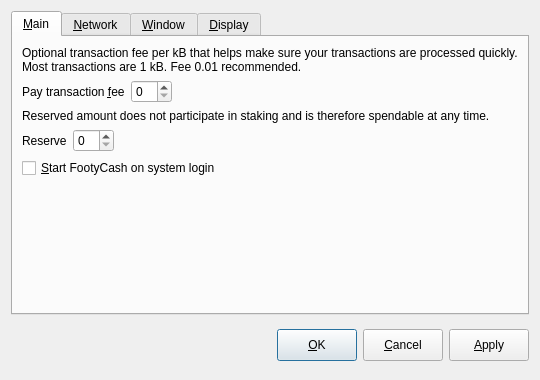
<?xml version="1.0" encoding="UTF-8"?>
<ui version="4.0">
 <class>OptionsDialog</class>
 <widget class="QDialog" name="OptionsDialog">
  <property name="geometry">
   <rect>
    <x>0</x>
    <y>0</y>
    <width>540</width>
    <height>380</height>
   </rect>
  </property>
  <property name="windowTitle">
   <string>Options</string>
  </property>
  <property name="modal">
   <bool>true</bool>
  </property>
  <layout class="QVBoxLayout" name="verticalLayout">
   <item>
    <widget class="QTabWidget" name="tabWidget">
     <property name="tabPosition">
      <enum>QTabWidget::North</enum>
     </property>
     <property name="currentIndex">
      <number>0</number>
     </property>
     <widget class="QWidget" name="tabMain">
      <attribute name="title">
       <string>&amp;Main</string>
      </attribute>
      <layout class="QVBoxLayout" name="verticalLayout_Main">
       <item>
        <widget class="QLabel" name="transactionFeeInfoLabel">
         <property name="text">
          <string>Optional transaction fee per kB that helps make sure your transactions are processed quickly. Most transactions are 1 kB. Fee 0.01 recommended.</string>
         </property>
         <property name="textFormat">
          <enum>Qt::PlainText</enum>
         </property>
         <property name="wordWrap">
          <bool>true</bool>
         </property>
        </widget>
       </item>
       <item>
        <layout class="QHBoxLayout" name="horizontalLayoutFee">
         <item>
          <widget class="QLabel" name="transactionFeeLabel">
           <property name="text">
            <string>Pay transaction &amp;fee</string>
           </property>
           <property name="textFormat">
            <enum>Qt::PlainText</enum>
           </property>
           <property name="buddy">
            <cstring>transactionFee</cstring>
           </property>
          </widget>
         </item>
         <item>
          <widget class="BitcoinAmountField" name="transactionFee"/>
         </item>
         <item>
          <spacer name="horizontalSpacerFee">
           <property name="orientation">
            <enum>Qt::Horizontal</enum>
           </property>
           <property name="sizeHint" stdset="0">
            <size>
             <width>40</width>
             <height>20</height>
            </size>
           </property>
          </spacer>
         </item>
        </layout>
       </item>
       <item>
        <widget class="QLabel" name="reserveBalanceInfoLabel">
         <property name="text">
          <string>Reserved amount does not participate in staking and is therefore spendable at any time.</string>
         </property>
         <property name="textFormat">
          <enum>Qt::PlainText</enum>
         </property>
         <property name="wordWrap">
          <bool>true</bool>
         </property>
        </widget>
       </item>
       <item>
        <layout class="QHBoxLayout" name="horizontalLayoutReserveBalance">
         <item>
          <widget class="QLabel" name="reserveBalanceLabel">
           <property name="text">
            <string>Reserve</string>
           </property>
           <property name="textFormat">
            <enum>Qt::PlainText</enum>
           </property>
           <property name="buddy">
            <cstring>reserveBalance</cstring>
           </property>
          </widget>
         </item>
         <item>
          <widget class="BitcoinAmountField" name="reserveBalance"/>
         </item>
         <item>
          <spacer name="horizontalSpacerReserveBalance">
           <property name="orientation">
            <enum>Qt::Horizontal</enum>
           </property>
           <property name="sizeHint" stdset="0">
            <size>
             <width>40</width>
             <height>20</height>
            </size>
           </property>
          </spacer>
         </item>
        </layout>
       </item>
       <item>
        <widget class="QCheckBox" name="bitcoinAtStartup">
         <property name="toolTip">
          <string>Automatically start FootyCash after logging in to the system.</string>
         </property>
         <property name="text">
          <string>&amp;Start FootyCash on system login</string>
         </property>
        </widget>
       </item>
       <item>
        <spacer name="verticalSpacer_Main">
         <property name="orientation">
          <enum>Qt::Vertical</enum>
         </property>
         <property name="sizeHint" stdset="0">
          <size>
           <width>20</width>
           <height>40</height>
          </size>
         </property>
        </spacer>
       </item>
      </layout>
     </widget>
     <widget class="QWidget" name="tabNetwork">
      <attribute name="title">
       <string>&amp;Network</string>
      </attribute>
      <layout class="QVBoxLayout" name="verticalLayout_Network">
       <item>
        <widget class="QCheckBox" name="mapPortUpnp">
         <property name="toolTip">
          <string>Automatically open the FootyCash client port on the router. This only works when your router supports UPnP and it is enabled.</string>
         </property>
         <property name="text">
          <string>Map port using &amp;UPnP</string>
         </property>
        </widget>
       </item>
       <item>
        <widget class="QCheckBox" name="connectSocks">
         <property name="toolTip">
          <string>Connect to the FootyCash network through a SOCKS5 proxy (e.g. when connecting through Tor).</string>
         </property>
         <property name="text">
          <string>&amp;Connect through SOCKS5 proxy:</string>
         </property>
        </widget>
       </item>
       <item>
        <layout class="QHBoxLayout" name="horizontalLayout_Network">
         <item>
          <widget class="QLabel" name="proxyIpLabel">
           <property name="text">
            <string>Proxy &amp;IP:</string>
           </property>
           <property name="textFormat">
            <enum>Qt::PlainText</enum>
           </property>
           <property name="buddy">
            <cstring>proxyIp</cstring>
           </property>
          </widget>
         </item>
         <item>
          <widget class="QValidatedLineEdit" name="proxyIp">
           <property name="maximumSize">
            <size>
             <width>140</width>
             <height>16777215</height>
            </size>
           </property>
           <property name="toolTip">
            <string>IP address of the proxy (e.g. 127.0.0.1)</string>
           </property>
          </widget>
         </item>
         <item>
          <widget class="QLabel" name="proxyPortLabel">
           <property name="text">
            <string>&amp;Port:</string>
           </property>
           <property name="textFormat">
            <enum>Qt::PlainText</enum>
           </property>
           <property name="buddy">
            <cstring>proxyPort</cstring>
           </property>
          </widget>
         </item>
         <item>
          <widget class="QLineEdit" name="proxyPort">
           <property name="maximumSize">
            <size>
             <width>55</width>
             <height>16777215</height>
            </size>
           </property>
           <property name="toolTip">
            <string>Port of the proxy (e.g. 9050)</string>
           </property>
          </widget>
         </item>
         <item>
          <spacer name="horizontalSpacer_Network">
           <property name="orientation">
            <enum>Qt::Horizontal</enum>
           </property>
           <property name="sizeHint" stdset="0">
            <size>
             <width>40</width>
             <height>20</height>
            </size>
           </property>
          </spacer>
         </item>
        </layout>
       </item>
       <item>
        <spacer name="verticalSpacer_Network">
         <property name="orientation">
          <enum>Qt::Vertical</enum>
         </property>
         <property name="sizeHint" stdset="0">
          <size>
           <width>20</width>
           <height>40</height>
          </size>
         </property>
        </spacer>
       </item>
      </layout>
     </widget>
     <widget class="QWidget" name="tabWindow">
      <attribute name="title">
       <string>&amp;Window</string>
      </attribute>
      <layout class="QVBoxLayout" name="verticalLayout_Window">
       <item>
        <widget class="QCheckBox" name="minimizeToTray">
         <property name="toolTip">
          <string>Show only a tray icon after minimizing the window.</string>
         </property>
         <property name="text">
          <string>&amp;Minimize to the tray instead of the taskbar</string>
         </property>
        </widget>
       </item>
       <item>
        <widget class="QCheckBox" name="minimizeOnClose">
         <property name="toolTip">
          <string>Minimize instead of exit the application when the window is closed. When this option is enabled, the application will be closed only after selecting Quit in the menu.</string>
         </property>
         <property name="text">
          <string>M&amp;inimize on close</string>
         </property>
        </widget>
       </item>
       <item>
        <spacer name="verticalSpacer_Window">
         <property name="orientation">
          <enum>Qt::Vertical</enum>
         </property>
         <property name="sizeHint" stdset="0">
          <size>
           <width>20</width>
           <height>40</height>
          </size>
         </property>
        </spacer>
       </item>
      </layout>
     </widget>
     <widget class="QWidget" name="tabDisplay">
      <attribute name="title">
       <string>&amp;Display</string>
      </attribute>
      <layout class="QVBoxLayout" name="verticalLayout_Display">
       <item>
        <layout class="QHBoxLayout" name="horizontalLayout_1_Display">
         <item>
          <widget class="QLabel" name="langLabel">
           <property name="text">
            <string>User Interface &amp;language:</string>
           </property>
           <property name="textFormat">
            <enum>Qt::PlainText</enum>
           </property>
           <property name="buddy">
            <cstring>lang</cstring>
           </property>
          </widget>
         </item>
         <item>
          <widget class="QValueComboBox" name="lang">
           <property name="toolTip">
            <string>The user interface language can be set here. This setting will take effect after restarting FootyCash.</string>
           </property>
          </widget>
         </item>
        </layout>
       </item>
       <item>
        <layout class="QHBoxLayout" name="horizontalLayout_2_Display">
         <item>
          <widget class="QLabel" name="unitLabel">
           <property name="text">
            <string>&amp;Unit to show amounts in:</string>
           </property>
           <property name="textFormat">
            <enum>Qt::PlainText</enum>
           </property>
           <property name="buddy">
            <cstring>unit</cstring>
           </property>
          </widget>
         </item>
         <item>
          <widget class="QValueComboBox" name="unit">
           <property name="toolTip">
            <string>Choose the default subdivision unit to show in the interface and when sending coins.</string>
           </property>
          </widget>
         </item>
        </layout>
       </item>
       <item>
        <widget class="QCheckBox" name="coinControlFeatures">
         <property name="toolTip">
          <string>Whether to show coin control features or not.</string>
         </property>
         <property name="text">
          <string>Display coin &amp;control features (experts only!)</string>
         </property>
        </widget>
       </item>
       <item>
        <widget class="QCheckBox" name="minimizeCoinAge">
         <property name="toolTip">
          <string>Whether to select the coin outputs randomly or with minimal coin age.</string>
         </property>
         <property name="text">
          <string>Minimize weight consumption (experimental)</string>
         </property>
        </widget>
       </item>
       <item>
        <spacer name="verticalSpacer_Display">
         <property name="orientation">
          <enum>Qt::Vertical</enum>
         </property>
         <property name="sizeHint" stdset="0">
          <size>
           <width>20</width>
           <height>40</height>
          </size>
         </property>
        </spacer>
       </item>
      </layout>
     </widget>
    </widget>
   </item>
   <item>
    <layout class="QHBoxLayout" name="horizontalLayout_Buttons">
     <item>
      <spacer name="horizontalSpacer_1">
       <property name="orientation">
        <enum>Qt::Horizontal</enum>
       </property>
       <property name="sizeHint" stdset="0">
        <size>
         <width>40</width>
         <height>48</height>
        </size>
       </property>
      </spacer>
     </item>
     <item>
      <widget class="QLabel" name="statusLabel">
       <property name="font">
        <font>
         <weight>75</weight>
         <bold>true</bold>
        </font>
       </property>
       <property name="text">
        <string/>
       </property>
       <property name="textFormat">
        <enum>Qt::PlainText</enum>
       </property>
       <property name="wordWrap">
        <bool>true</bool>
       </property>
      </widget>
     </item>
     <item>
      <spacer name="horizontalSpacer_2">
       <property name="orientation">
        <enum>Qt::Horizontal</enum>
       </property>
       <property name="sizeHint" stdset="0">
        <size>
         <width>40</width>
         <height>48</height>
        </size>
       </property>
      </spacer>
     </item>
     <item>
      <widget class="QPushButton" name="okButton">
       <property name="sizePolicy">
        <sizepolicy hsizetype="Minimum" vsizetype="Fixed">
         <horstretch>0</horstretch>
         <verstretch>0</verstretch>
        </sizepolicy>
       </property>
       <property name="minimumSize">
        <size>
         <width>0</width>
         <height>32</height>
        </size>
       </property>
       <property name="maximumSize">
        <size>
         <width>16777215</width>
         <height>32</height>
        </size>
       </property>
       <property name="text">
        <string>&amp;OK</string>
       </property>
      </widget>
     </item>
     <item>
      <widget class="QPushButton" name="cancelButton">
       <property name="sizePolicy">
        <sizepolicy hsizetype="Minimum" vsizetype="Fixed">
         <horstretch>0</horstretch>
         <verstretch>0</verstretch>
        </sizepolicy>
       </property>
       <property name="minimumSize">
        <size>
         <width>0</width>
         <height>32</height>
        </size>
       </property>
       <property name="maximumSize">
        <size>
         <width>16777215</width>
         <height>32</height>
        </size>
       </property>
       <property name="text">
        <string>&amp;Cancel</string>
       </property>
       <property name="autoDefault">
        <bool>false</bool>
       </property>
      </widget>
     </item>
     <item>
      <widget class="QPushButton" name="applyButton">
       <property name="sizePolicy">
        <sizepolicy hsizetype="Minimum" vsizetype="Fixed">
         <horstretch>0</horstretch>
         <verstretch>0</verstretch>
        </sizepolicy>
       </property>
       <property name="minimumSize">
        <size>
         <width>0</width>
         <height>32</height>
        </size>
       </property>
       <property name="maximumSize">
        <size>
         <width>16777215</width>
         <height>32</height>
        </size>
       </property>
       <property name="text">
        <string>&amp;Apply</string>
       </property>
       <property name="autoDefault">
        <bool>false</bool>
       </property>
      </widget>
     </item>
    </layout>
   </item>
  </layout>
 </widget>
 <customwidgets>
  <customwidget>
   <class>BitcoinAmountField</class>
   <extends>QSpinBox</extends>
   <header>bitcoinamountfield.h</header>
   <container>1</container>
  </customwidget>
  <customwidget>
   <class>QValidatedLineEdit</class>
   <extends>QLineEdit</extends>
   <header>qvalidatedlineedit.h</header>
  </customwidget>
  <customwidget>
   <class>QValueComboBox</class>
   <extends>QComboBox</extends>
   <header>qvaluecombobox.h</header>
  </customwidget>
 </customwidgets>
 <resources/>
 <connections/>
</ui>
